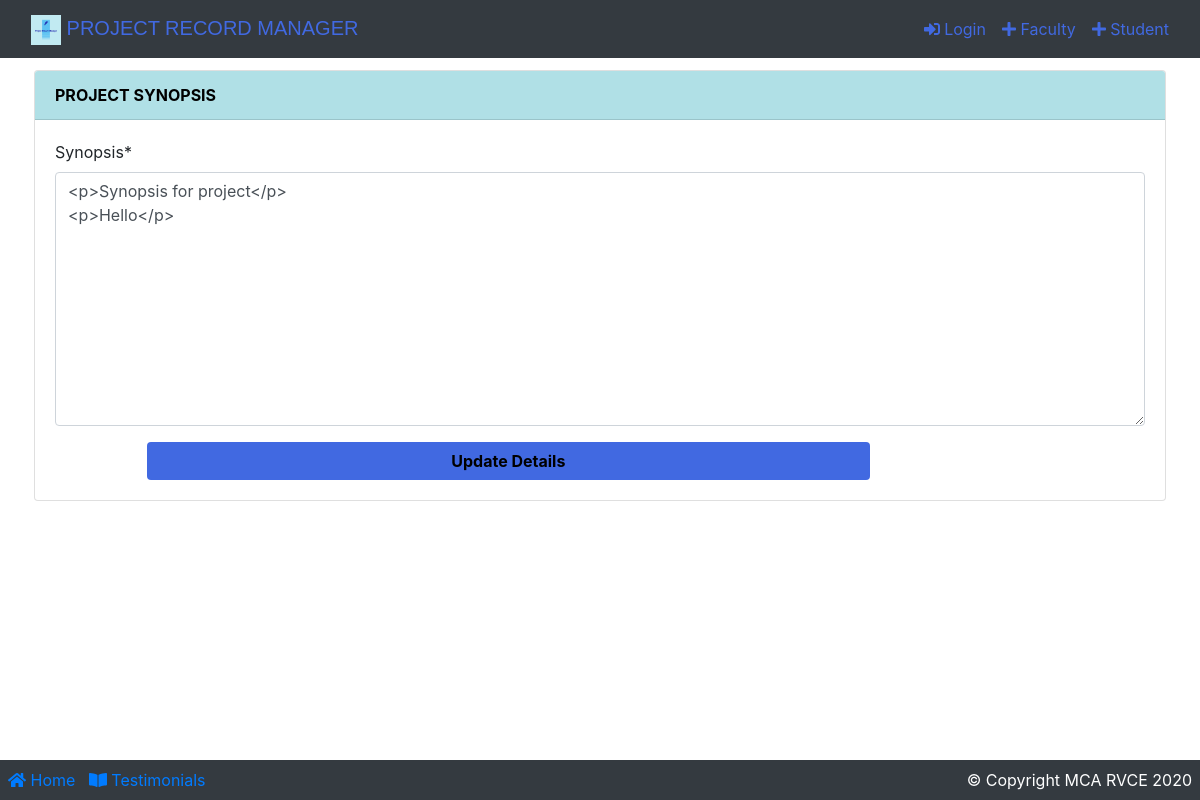
/projectsynopsis/synopsisUpdate/20, run on an earlier commit of the app's database.
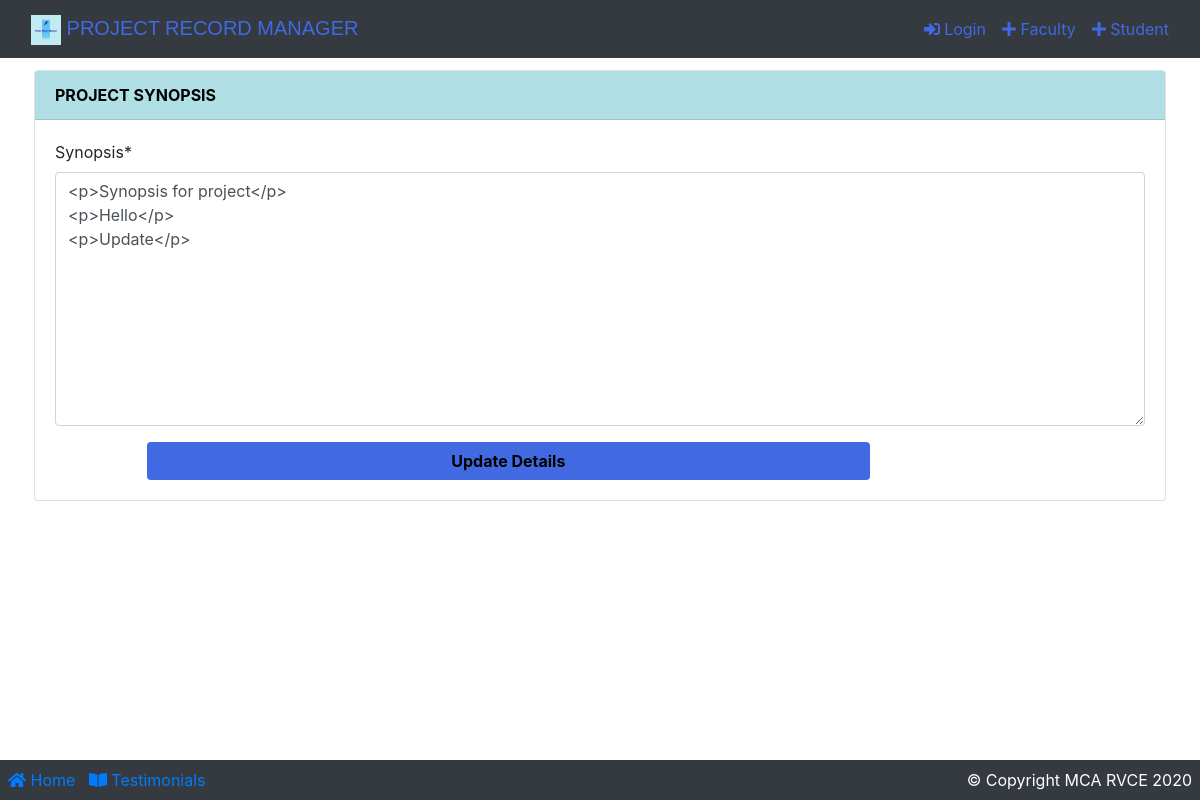
And on a later commit of the database.
### app/models.py (models this page shows, shortened)
class ProjectSynopsis(models.Model):
    scrum_master = models.CharField(max_length=100, default="scrum master")
    project_title = models.ForeignKey(
        Team, on_delete=models.CASCADE, null=True)
    synopsis = HTMLField()
    created_at = models.DateTimeField(auto_now_add=True)
    updated_at = models.DateTimeField(auto_now=True)

### app/views.py (the view, shortened to what this page needs)
# urls.py: path('projectsynopsis/synopsisUpdate/<int:pk>', views.SynopsisUpdateView.as_view(), name="updateSynopsis"),
class SynopsisUpdateView(UpdateView):
    model = ProjectSynopsis
    template_name = 'project/updateDoc.html'
    fields = ['synopsis']

### templates/project/updateDoc.html (shortened to what this page needs)
{% extends 'base.html' %}
{% load static %}
{% load crispy_forms_tags %}
{% block content %}
    <div class="container p-1">
        <div class="card mt-2">
            <div class="card-header font-weight-bold" style="background:powderblue; color:black;">
                PROJECT SYNOPSIS
            </div>
            <div class="card-body">
                <form action="" method="POST" enctype="multipart/form-data">
                    <div class="form-row">
                        <div class="form-group col-md-12 mb-0">
                            {{ form.synopsis|as_crispy_field }}
                        </div>
                    </div>
                    <div class="form-row">
                        <div class="form-group col-md-8 mb-0 offset-1">
                            <button type="submit" class="btn btn-block font-weight-bold"
                                    style="background: royalblue;color: black; ">Update Details
                            </button>
                        </div>
                    </div>
                </form>
            </div>
        </div>
    </div>
{% endblock %}

What changed in the data, as far as the page shows it:
changed ProjectSynopsis: synopsis "<p>Synopsis for project</p> <p>Hello</p>" → "<p>Synopsis for project</p> <p>Hello</p> <p>Update</p>"
